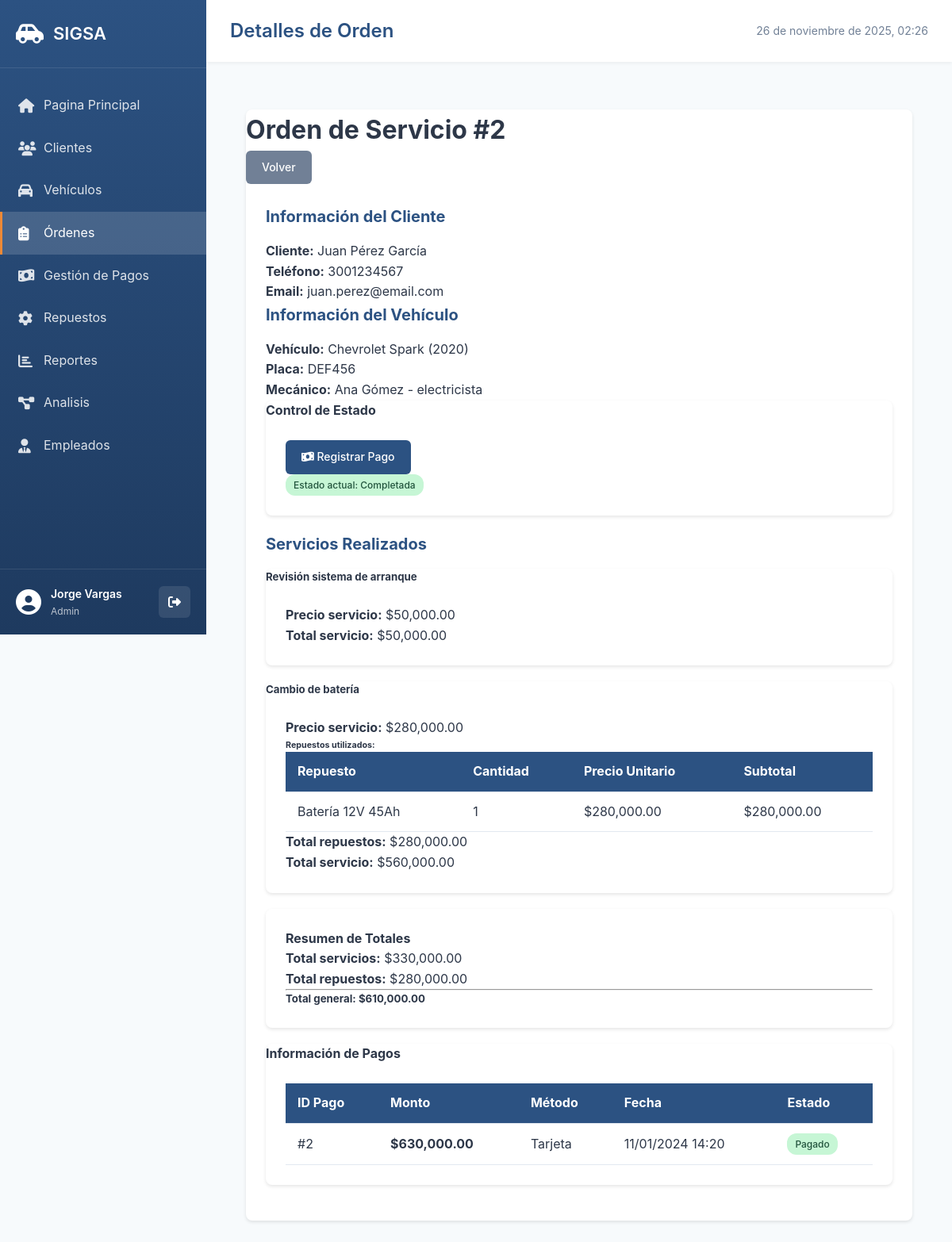
The page /pages/ordenes/view.php?id=2 (signed in) on the database its author committed.
### tables this page shows
CREATE TABLE OrdenesServicio (
    id_orden INT AUTO_INCREMENT PRIMARY KEY,
    id_vehiculo INT NOT NULL,
    id_empleado INT NOT NULL,
    fecha_ingreso DATETIME DEFAULT CURRENT_TIMESTAMP,
    fecha_entrega DATETIME NULL,
    estado ENUM('pendiente', 'en_proceso', 'completada', 'entregada', 'cancelada') DEFAULT 'pendiente',
    costo_mano_obra DECIMAL(10, 2) DEFAULT 0.00,
    diagnostico_inicial TEXT,
    observaciones TEXT,
    kilometraje_ingreso INT,
    FOREIGN KEY (id_vehiculo) REFERENCES Vehiculos(id_vehiculo),
    FOREIGN KEY (id_empleado) REFERENCES Empleados(id_empleado),
    INDEX idx_estado (estado),
    INDEX idx_fecha_ingreso (fecha_ingreso),
    INDEX idx_vehiculo (id_vehiculo)
);

CREATE TABLE Clientes (
    id_cliente INT AUTO_INCREMENT PRIMARY KEY,
    nombre VARCHAR(200) NOT NULL,
    documento VARCHAR(20) NOT NULL UNIQUE,
    telefono VARCHAR(20),
    correo VARCHAR(100),
    tipo_cliente ENUM('natural', 'empresa') DEFAULT 'natural',
    direccion TEXT,
    fecha_registro TIMESTAMP DEFAULT CURRENT_TIMESTAMP,
    estado ENUM('activo', 'inactivo') DEFAULT 'activo',
    INDEX idx_documento (documento),
    INDEX idx_nombre (nombre)
);

CREATE TABLE Vehiculos (
    id_vehiculo INT AUTO_INCREMENT PRIMARY KEY,
    id_cliente INT NOT NULL,
    marca VARCHAR(50) NOT NULL,
    modelo VARCHAR(50) NOT NULL,
    placa VARCHAR(10) NOT NULL UNIQUE,
    año INT NOT NULL,
    color VARCHAR(30),
    tipo_vehiculo ENUM('auto', 'camioneta', 'moto', 'camion') DEFAULT 'auto',
    kilometraje INT DEFAULT 0,
    fecha_registro TIMESTAMP DEFAULT CURRENT_TIMESTAMP,
    FOREIGN KEY (id_cliente) REFERENCES Clientes(id_cliente) ON DELETE CASCADE,
    INDEX idx_placa (placa),
    INDEX idx_cliente (id_cliente)
);

CREATE TABLE Empleados (
    id_empleado INT AUTO_INCREMENT PRIMARY KEY,
    nombre VARCHAR(200) NOT NULL,
    documento VARCHAR(20) NOT NULL UNIQUE,
    cargo ENUM('mecanico', 'electricista', 'pintor', 'gerente', 'asesor') NOT NULL,
    salario DECIMAL(10, 2) NOT NULL,
    fecha_contratacion DATE NOT NULL,
    telefono VARCHAR(20),
    correo VARCHAR(100),
    estado ENUM('activo', 'inactivo') DEFAULT 'activo',
    INDEX idx_cargo (cargo),
    INDEX idx_estado (estado)
);

CREATE TABLE ServiciosRealizados (
    id_servicio INT AUTO_INCREMENT PRIMARY KEY,
    id_orden INT NOT NULL,
    descripcion VARCHAR(300) NOT NULL,
    tipo_servicio ENUM('mantenimiento', 'reparacion', 'diagnostico', 'pintura', 'electricidad') NOT NULL,
    precio DECIMAL(10, 2) NOT NULL,
    fecha_servicio DATETIME DEFAULT CURRENT_TIMESTAMP,
    FOREIGN KEY (id_orden) REFERENCES OrdenesServicio(id_orden) ON DELETE CASCADE,
    INDEX idx_orden (id_orden),
    INDEX idx_tipo (tipo_servicio)
);

CREATE TABLE RepuestosPorServicio (
    id_detalle INT AUTO_INCREMENT PRIMARY KEY,
    id_servicio INT NOT NULL,
    id_repuesto INT NOT NULL,
    cantidad INT NOT NULL DEFAULT 1,
    precio_unitario DECIMAL(10, 2) NOT NULL,
    subtotal DECIMAL(10, 2) NOT NULL,
    FOREIGN KEY (id_servicio) REFERENCES ServiciosRealizados(id_servicio) ON DELETE CASCADE,
    FOREIGN KEY (id_repuesto) REFERENCES Repuestos(id_repuesto),
    INDEX idx_servicio (id_servicio),
    INDEX idx_repuesto (id_repuesto)
);

CREATE TABLE Repuestos (
    id_repuesto INT AUTO_INCREMENT PRIMARY KEY,
    codigo VARCHAR(50) UNIQUE,
    nombre VARCHAR(200) NOT NULL,
    descripcion TEXT,
    precio_unitario DECIMAL(10, 2) NOT NULL,
    existencia INT DEFAULT 0,
    stock_minimo INT DEFAULT 5,
    categoria VARCHAR(50),
    proveedor VARCHAR(100),
    fecha_actualizacion TIMESTAMP DEFAULT CURRENT_TIMESTAMP ON UPDATE CURRENT_TIMESTAMP,
    INDEX idx_codigo (codigo),
    INDEX idx_nombre (nombre),
    INDEX idx_existencia (existencia)
);

CREATE TABLE Pagos (
    id_pago INT AUTO_INCREMENT PRIMARY KEY,
    id_orden INT NOT NULL,
    monto_total DECIMAL(10, 2) NOT NULL,
    metodo_pago ENUM('efectivo', 'tarjeta', 'transferencia') NOT NULL,
    fecha_pago DATETIME DEFAULT CURRENT_TIMESTAMP,
    referencia VARCHAR(100),
    comprobante VARCHAR(100),
    estado ENUM('pendiente', 'pagado', 'parcial') DEFAULT 'pendiente',
    FOREIGN KEY (id_orden) REFERENCES OrdenesServicio(id_orden),
    INDEX idx_orden (id_orden),
    INDEX idx_fecha (fecha_pago),
    INDEX idx_metodo (metodo_pago)
);

### pages/ordenes/view.php (the view, shortened to what this page needs)
<?php
$db = getDB();
$id = $_GET['id'] ?? 0;
$stmt = $db->prepare("
    SELECT
        o.*,
        c.nombre as cliente_nombre,
        c.telefono,
        c.correo,
        v.placa,
        v.marca,
        v.modelo,
        v.año,
        e.nombre as empleado_nombre,
        e.cargo
    FROM OrdenesServicio o
    INNER JOIN Vehiculos v ON o.id_vehiculo = v.id_vehiculo
    INNER JOIN Clientes c ON v.id_cliente = c.id_cliente
    LEFT JOIN Empleados e ON o.id_empleado = e.id_empleado
    WHERE o.id_orden = ?
");
$stmt->execute([$id]);
$orden = $stmt->fetch();
$stmt = $db->prepare("
    SELECT sr.*,
           COALESCE(SUM(rps.subtotal), 0) as total_repuestos
    FROM ServiciosRealizados sr
    LEFT JOIN RepuestosPorServicio rps ON sr.id_servicio = rps.id_servicio
    WHERE sr.id_orden = ?
    GROUP BY sr.id_servicio
");
$stmt->execute([$id]);
$servicios = $stmt->fetchAll();
$repuestos_por_servicio = [];
foreach ($servicios as $servicio) {
    $stmt = $db->prepare("
        SELECT rps.*, r.nombre as repuesto_nombre, r.precio_unitario
        FROM RepuestosPorServicio rps
        INNER JOIN Repuestos r ON rps.id_repuesto = r.id_repuesto
        WHERE rps.id_servicio = ?
    ");
    $stmt->execute([$servicio['id_servicio']]);
    $repuestos_por_servicio[$servicio['id_servicio']] = $stmt->fetchAll();
}
$total_servicios = array_sum(array_column($servicios, 'precio'));
$total_repuestos = array_sum(array_column($servicios, 'total_repuestos'));
$total_general = $total_servicios + $total_repuestos;
include __DIR__ . '/../../includes/header.php';
?>
<div class="container">
    <div class="card">
        <div class="card-header">
            <h1>Orden de Servicio #<?= $orden['id_orden'] ?></h1>
            <a href="index.php" class="btn btn-secondary">Volver</a>
        </div>
        <div class="card-body">
            <div class="row mb-4">
                <div class="col-md-6">
                    <h3>Información del Cliente</h3>
                    <p><strong>Cliente:</strong> <?= htmlspecialchars($orden['cliente_nombre']) ?></p>
                    <p><strong>Teléfono:</strong> <?= htmlspecialchars($orden['telefono']) ?></p>
                    <p><strong>Email:</strong> <?= htmlspecialchars($orden['correo']) ?></p>
                </div>
                <div class="col-md-6">
                    <h3>Información del Vehículo</h3>
                    <p><strong>Vehículo:</strong> <?= htmlspecialchars($orden['marca'] . ' ' . $orden['modelo'] . ' (' . $orden['año'] . ')') ?></p>
                    <p><strong>Placa:</strong> <?= htmlspecialchars($orden['placa']) ?></p>
                    <p><strong>Mecánico:</strong> <?= htmlspecialchars($orden['empleado_nombre'] . ' - ' . $orden['cargo']) ?></p>
                </div>
            </div>
            <div class="card mb-4">
                <div class="card-header">
                    <h4>Control de Estado</h4>
                </div>
                <div class="card-body">
                    <div class="btn-group">
                        <?php if ($orden['estado'] === 'completada' && empty($pagos)): ?>
                            <a href="../pagos/create.php?orden_id=<?= $orden['id_orden'] ?>" class="btn btn-primary">
                                <i class="fas fa-money-bill-wave"></i> Registrar Pago
                            </a>
                        <?php endif; ?>
                    </div>
                    <span class="ml-3 badge badge-<?=
                        $orden['estado'] == 'pendiente' ? 'warning' :
                        ($orden['estado'] == 'en_proceso' ? 'info' :
                        ($orden['estado'] == 'completada' ? 'success' : 'primary'))
                    ?>">
                        Estado actual: <?= ucfirst(str_replace('_', ' ', $orden['estado'])) ?>
                    </span>
                </div>
            </div>
            <h3>Servicios Realizados</h3>
            <?php foreach ($servicios as $servicio): ?>
            <div class="card mb-3">
                <div class="card-header">
                    <h5 class="mb-0"><?= htmlspecialchars($servicio['descripcion']) ?></h5>
                </div>
                <div class="card-body">
                    <p><strong>Precio servicio:</strong> $<?= number_format($servicio['precio'], 2) ?></p>
                    <?php if (!empty($repuestos_por_servicio[$servicio['id_servicio']])): ?>
                    <h6>Repuestos utilizados:</h6>
                    <table class="table table-sm">
                        <thead>
                            <tr>
                                <th>Repuesto</th>
                                <th>Cantidad</th>
                                <th>Precio Unitario</th>
                                <th>Subtotal</th>
                            </tr>
                        </thead>
                        <tbody>
                            <?php foreach ($repuestos_por_servicio[$servicio['id_servicio']] as $repuesto): ?>
                            <tr>
                                <td><?= htmlspecialchars($repuesto['repuesto_nombre']) ?></td>
                                <td><?= $repuesto['cantidad'] ?></td>
                                <td>$<?= number_format($repuesto['precio_unitario'], 2) ?></td>
                                <td>$<?= number_format($repuesto['subtotal'], 2) ?></td>
                            </tr>
                            <?php endforeach; ?>
                        </tbody>
                    </table>
                    <p><strong>Total repuestos:</strong> $<?= number_format($servicio['total_repuestos'], 2) ?></p>
                    <?php endif; ?>
                    <p class="text-right"><strong>Total servicio:</strong> $<?= number_format($servicio['precio'] + $servicio['total_repuestos'], 2) ?></p>
                </div>
            </div>
            <?php endforeach; ?>
            <div class="card">
                <div class="card-body">
                    <h4>Resumen de Totales</h4>
                    <p><strong>Total servicios:</strong> $<?= number_format($total_servicios, 2) ?></p>
                    <p><strong>Total repuestos:</strong> $<?= number_format($total_repuestos, 2) ?></p>
                    <hr>
                    <h5><strong>Total general:</strong> $<?= number_format($total_general, 2) ?></h5>
                </div>
            </div>
            <div class="card mt-4">
                <div class="card-header">
                    <h4>Información de Pagos</h4>
                </div>
                <div class="card-body">
                    <?php
                    $stmt = $db->prepare("SELECT * FROM Pagos WHERE id_orden = ? ORDER BY fecha_pago DESC");
                    $stmt->execute([$id]);
                    $pagos = $stmt->fetchAll();
                    ?>
                    <?php if (!empty($pagos)): ?>
                        <table class="table">
                            <thead>
                                <tr>
                                    <th>ID Pago</th>
                                    <th>Monto</th>
                                    <th>Método</th>
                                    <th>Fecha</th>
                                    <th>Estado</th>
                                </tr>
                            </thead>
                            <tbody>
                                <?php foreach ($pagos as $pago): ?>
                                <tr>
                                    <td>#<?= $pago['id_pago'] ?></td>
                                    <td><strong>$<?= number_format($pago['monto_total'], 2) ?></strong></td>
                                    <td><?= ucfirst(str_replace('_', ' ', $pago['metodo_pago'])) ?></td>
                                    <td><?= date('d/m/Y H:i', strtotime($pago['fecha_pago'])) ?></td>
                                    <td>
                                        <span class="badge badge-<?= $pago['estado'] == 'pagado' ? 'success' : 'warning' ?>">
                                            <?= ucfirst($pago['estado']) ?>
                                        </span>
                                    </td>
                                </tr>
                                <?php endforeach; ?>
                            </tbody>
                        </table>
                    <?php endif; ?>
                </div>
            </div>
        </div>
    </div>
</div>
<?php include __DIR__ . '/../../includes/footer.php'; ?>

### assets/css/style.css (style rules this page uses)
* { margin: 0; padding: 0; box-sizing: border-box; }
:root { --primary-color: #2c5282; --secondary-color: #4a90b5; --success-color: #48bb78; --danger-color: #f56565; --warning-color: #ed8936; --info-color: #4299e1; --dark-color: #2d3748; --light-color: #f7fafc; --border-color: #e2e8f0; --text-color: #2d3748; --text-secondary: #718096; }
body { font-family: -apple-system, BlinkMacSystemFont, 'Segoe UI', 'Roboto', 'Oxygen', 'Ubuntu', sans-serif; background-color: #f7fafc; color: var(--text-color); line-height: 1.6; }
.container { max-width: 1400px; margin: 0 auto; padding: 30px 20px; }
.card { background: white; border-radius: 8px; box-shadow: 0 2px 4px rgba(0,0,0,0.1); margin-bottom: 20px; }
.card-body { padding: 25px; }
.card h3 { color: var(--primary-color); margin-bottom: 15px; font-size: 20px; }
.btn { padding: 10px 20px; border: none; border-radius: 6px; font-size: 14px; font-weight: 500; cursor: pointer; text-decoration: none; display: inline-block; transition: all 0.3s; }
.btn-primary { background-color: var(--primary-color); color: white; }
.btn-secondary { background-color: #718096; color: white; }
.table { width: 100%; border-collapse: collapse; background: white; }
.table thead { background-color: var(--primary-color); color: white; }
.table th, .table td { padding: 12px 15px; text-align: left; border-bottom: 1px solid var(--border-color); }
.badge { padding: 4px 10px; border-radius: 12px; font-size: 12px; font-weight: 500; display: inline-block; }
.badge-success { background-color: #c6f6d5; color: #22543d; }

### rows shown on the page
ordenesservicio: id_orden "2", clientes.nombre "Juan Pérez García", clientes.telefono "3001234567", clientes.correo "juan.perez@email.com", id_vehiculo.año "Chevrolet Spark (2020)", id_vehiculo.placa "DEF456", id_empleado.cargo "Ana Gómez - electricista", estado "Completada"
serviciosrealizados: descripcion "Revisión sistema de arranque", precio "50,000.00", total_repuestos "50,000.00"
serviciosrealizados: descripcion "Cambio de batería", precio "280,000.00", total_repuestos "280,000.00", total_repuestos "560,000.00"
repuestosporservicio: id_repuesto.nombre "Batería 12V 45Ah", cantidad "1", id_repuesto.precio_unitario "280,000.00", subtotal "280,000.00"
pagos: id_pago "2", monto_total "630,000.00", metodo_pago "Tarjeta", fecha_pago "11/01/2024 14:20", estado "Pagado"

### other values the page prints
$currentUser['nombre'] "Jorge Vargas"
$currentUser['rol'] "Admin"
$pageTitle "Detalles de Orden"
$total_servicios "330,000.00"
$total_repuestos "280,000.00"
$total_general "610,000.00"
